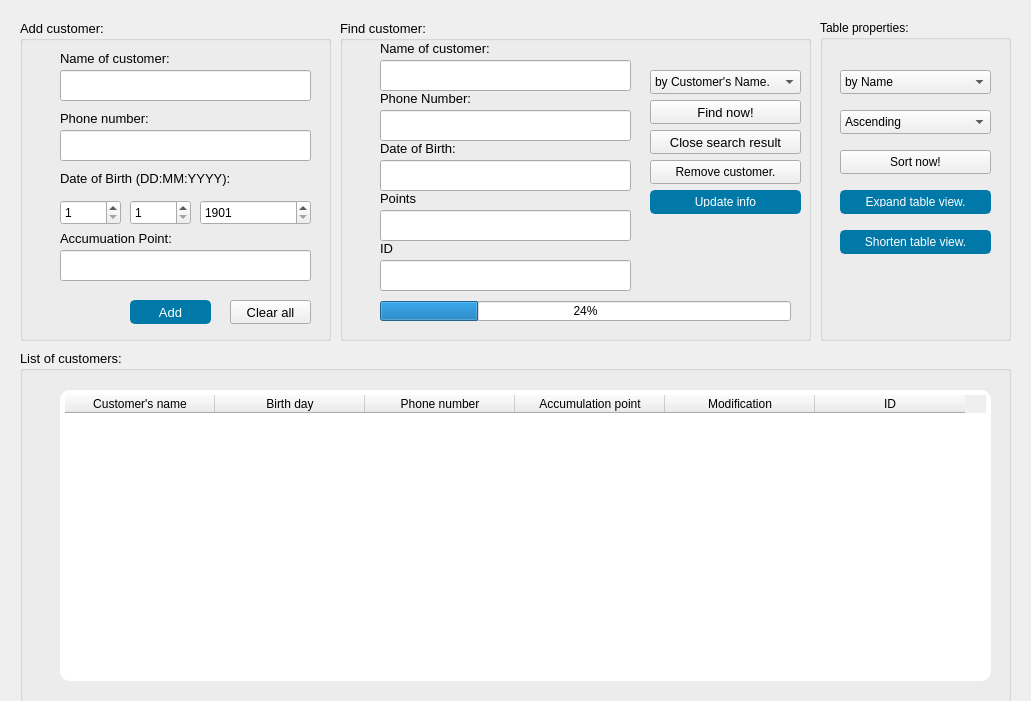
  <widget class="QWidget" name="centralwidget" native="true">
   <property name="geometry">
    <rect>
     <x>-10</x>
     <y>9</y>
     <width>1031</width>
     <height>701</height>
    </rect>
   </property>
   <property name="styleSheet">
    <string notr="true">QPushButton#pushButton {
                   background-color: #0078A8; 
                    color: white;
                    border: 2px solid #0078A8; 
                   border-radius: 5px; 
                   padding: 5px 10px;
                   font-weight: bolder;
                   }
QPushButton#pushButton_3 {
                   background-color: #0078A8; 
                    color: white;
                    border: 2px solid #0078A8; 
                   border-radius: 5px; 
                   padding: 5px 10px;
                   font-weight: bolder;
                   }

QPushButton#pushButton__LOAD_MORE {
                   background-color: #0078A8; 
                    color: white;
                    border: 2px solid #0078A8; 
                   border-radius: 5px; 
                   padding: 5px 10px;
                   font-weight: bolder;
                   }
QPushButton#pushButton_2{
                   background-color: #0078A8; 
                    color: white;
                    border: 2px solid #0078A8; 
                   border-radius: 5px; 
                   padding: 5px 10px;
                   font-weight: bolder;
font-weight: bolder;
                   }
QPushButton#pushButtonUpdateInfo{
                   background-color: #0078A8; 
                    color: white;
                    border: 2px solid #0078A8; 
                   border-radius: 5px; 
                   padding: 5px 10px;
                   font-weight: bolder;
font-weight: bolder;
                   }
QLineEdit#txtSearchID{
background-color:rgba(255, 255, 255, 1); /* Đặt màu nền là trắng */
    border-radius: 5px; /* Bo góc */
    padding: 5px; /* Đặt đệm */
    color: #000000; /* Đặt màu văn bản là màu đen */
}
QLineEdit#txtID{
background-color:rgba(255, 255, 255, 1); /* Đặt màu nền là trắng */
    border-radius: 5px; /* Bo góc */
    padding: 5px; /* Đặt đệm */
    color: #000000; /* Đặt màu văn bản là màu đen */
}                 
QLineEdit#txtName{

background-color:rgba(255, 255, 255, 1); /* Đặt màu nền là trắng */
    border-radius: 5px; /* Bo góc */
    padding: 5px; /* Đặt đệm */
    color: #000000; /* Đặt màu văn bản là màu đen */
}      
QLineEdit#txtAmount{

background-color:rgba(255, 255, 255, 1); /* Đặt màu nền là trắng */
    border-radius: 5px; /* Bo góc */
    padding: 5px; /* Đặt đệm */
    color: #000000; /* Đặt màu văn bản là màu đen */

}      
QLineEdit#txtPrice{

background-color:rgba(255, 255, 255, 1); /* Đặt màu nền là trắng */
    border-radius: 5px; /* Bo góc */
    padding: 5px; /* Đặt đệm */
    color: #000000; /* Đặt màu văn bản là màu đen */
}    
QLineEdit#txtUpdateAmount{

background-color:rgba(255, 255, 255, 1); /* Đặt màu nền là trắng */
    border-radius: 5px; /* Bo góc */
    padding: 5px; /* Đặt đệm */
    color: #000000; /* Đặt màu văn bản là màu đen */
}    
QLineEdit#txtSearch
{

background-color:rgba(255, 255, 255, 1); /* Đặt màu nền là trắng */
    border-radius: 5px; /* Bo góc */
    padding: 5px; /* Đặt đệm */
    color: #000000; /* Đặt màu văn bản là màu đen */
}   
QDialog#my_customer
{
   background-color: #87CEFA; /* Đặt màu nền 8472FF là trắng */
    color: #000000; /* Đặt màu văn bản là màu đen */
}  
QTableWidget#tableWidget
{

   background-color:rgba(255, 255, 255, 1); /* Đặt màu nền là trắng */
    border-radius: 10px; /* Bo góc */
    padding: 5px; /* Đặt đệm */
    color: #000000; /* Đặt màu văn bản là màu đen */
}  </string>
   </property>
   <widget class="QGroupBox" name="groupBox_ADD_CUS">
    <property name="geometry">
     <rect>
      <x>20</x>
      <y>20</y>
      <width>311</width>
      <height>321</height>
     </rect>
    </property>
    <property name="font">
     <font>
      <family>Arial</family>
      <pointsize>10</pointsize>
      <italic>false</italic>
      <bold>false</bold>
      <underline>false</underline>
      <strikeout>false</strikeout>
      <kerning>true</kerning>
     </font>
    </property>
    <property name="title">
     <string>Add customer:</string>
    </property>
    <property name="flat">
     <bool>false</bool>
    </property>
    <property name="checkable">
     <bool>false</bool>
    </property>
    <widget class="QLabel" name="label">
     <property name="geometry">
      <rect>
       <x>40</x>
       <y>30</y>
       <width>119</width>
       <height>16</height>
      </rect>
     </property>
     <property name="font">
      <font>
       <family>Arial</family>
       <pointsize>10</pointsize>
       <italic>false</italic>
       <bold>false</bold>
       <underline>false</underline>
       <strikeout>false</strikeout>
       <kerning>true</kerning>
      </font>
     </property>
     <property name="text">
      <string>Name of customer:</string>
     </property>
     <property name="scaledContents">
      <bool>false</bool>
     </property>
     <property name="wordWrap">
      <bool>false</bool>
     </property>
    </widget>
    <widget class="QLabel" name="label_2">
     <property name="geometry">
      <rect>
       <x>40</x>
       <y>90</y>
       <width>94</width>
       <height>16</height>
      </rect>
     </property>
     <property name="font">
      <font>
       <family>Arial</family>
       <pointsize>10</pointsize>
       <italic>false</italic>
       <bold>false</bold>
       <underline>false</underline>
       <strikeout>false</strikeout>
       <kerning>true</kerning>
      </font>
     </property>
     <property name="text">
      <string>Phone number:</string>
     </property>
    </widget>
    <widget class="QLabel" name="label_3">
     <property name="geometry">
      <rect>
       <x>40</x>
       <y>150</y>
       <width>181</width>
       <height>16</height>
      </rect>
     </property>
     <property name="font">
      <font>
       <family>Arial</family>
       <pointsize>10</pointsize>
       <italic>false</italic>
       <bold>false</bold>
       <underline>false</underline>
       <strikeout>false</strikeout>
       <kerning>true</kerning>
      </font>
     </property>
     <property name="text">
      <string>Date of Birth (DD:MM:YYYY):</string>
     </property>
    </widget>
    <widget class="QPushButton" name="pushButtonADD">
     <property name="geometry">
      <rect>
       <x>110</x>
       <y>280</y>
       <width>81</width>
       <height>24</height>
      </rect>
     </property>
     <property name="font">
      <font>
       <family>Arial</family>
       <pointsize>10</pointsize>
       <italic>false</italic>
       <bold>false</bold>
       <underline>false</underline>
       <strikeout>false</strikeout>
       <kerning>true</kerning>
      </font>
     </property>
     <property name="styleSheet">
      <string notr="true">
QPushButton#pushButton_RM_MOD {
                   background-color: #ff0000; 
                    color: white;
                    border: 2px solid #ff0000; 
                   border-radius: 5px; 
                   padding: 5px 10px;
                   font-weight: bolder;
                   }
QPushButton#pushButtonADD {
                   background-color: #0078A8; 
                    color: white;
                    border: 2px solid #0078A8; 
                   border-radius: 5px; 
                   padding: 5px 10px;
                   font-weight: bolder;
                   }
QPushButton#pushButtonCancel {
                   background-color: #0078A8; 
                    color: white;
                    border: 2px solid #0078A8; 
                   border-radius: 5px; 
                   padding: 5px 10px;
                   font-weight: bolder;
                   }
QPushButton#pushButton_CLOSE_SEARCH_RES{
                   background-color: #0078A8; 
                    color: white;
                    border: 2px solid #0078A8; 
                   border-radius: 5px; 
                   padding: 5px 10px;
                   font-weight: bolder;
font-weight: bolder;
                   }
QPushButton#pushButton_FIND{
                   background-color: #0078A8; 
                    color: white;
                    border: 2px solid #0078A8; 
                   border-radius: 5px; 
                   padding: 5px 10px;
                   font-weight: bolder;
font-weight: bolder;
                   }
QPushButton#pushButton__SORT{
                   background-color: #0078A8; 
                    color: white;
                    border: 2px solid #0078A8; 
                   border-radius: 5px; 
                   padding: 5px 10px;
                   font-weight: bolder;
font-weight: bolder;
                   }
QPushButton#pushButtonUpdateInfo{
                   background-color: #0078A8; 
                    color: white;
                    border: 2px solid #0078A8; 
                   border-radius: 5px; 
                   padding: 5px 10px;
                   font-weight: bolder;
font-weight: bolder;
                   }
QLineEdit#lineEdit_NAME_ADD{
background-color:rgba(255, 255, 255, 1); /* Đặt màu nền là trắng */
    border-radius: 5px; /* Bo góc */
    padding: 5px; /* Đặt đệm */
    color: #000000; /* Đặt màu văn bản là màu đen */
}
QLineEdit#lineEdit_NUMPHONE_ADD{
background-color:rgba(255, 255, 255, 1); /* Đặt màu nền là trắng */
    border-radius: 5px; /* Bo góc */
    padding: 5px; /* Đặt đệm */
    color: #000000; /* Đặt màu văn bản là màu đen */
}                 
QLineEdit#lineEdit_POINT_ADD{

background-color:rgba(255, 255, 255, 1); /* Đặt màu nền là trắng */
    border-radius: 5px; /* Bo góc */
    padding: 5px; /* Đặt đệm */
    color: #000000; /* Đặt màu văn bản là màu đen */
}      
QLineEdit#lineEdit_DOB_FIND{

background-color:rgba(255, 255, 255, 1); /* Đặt màu nền là trắng */
    border-radius: 5px; /* Bo góc */
    padding: 5px; /* Đặt đệm */
    color: #000000; /* Đặt màu văn bản là màu đen */

}      
QLineEdit#lineEdit_ID_FIND{

background-color:rgba(255, 255, 255, 1); /* Đặt màu nền là trắng */
    border-radius: 5px; /* Bo góc */
    padding: 5px; /* Đặt đệm */
    color: #000000; /* Đặt màu văn bản là màu đen */
}    
QLineEdit#lineEdit_NAME_FIND{

background-color:rgba(255, 255, 255, 1); /* Đặt màu nền là trắng */
    border-radius: 5px; /* Bo góc */
    padding: 5px; /* Đặt đệm */
    color: #000000; /* Đặt màu văn bản là màu đen */
}    
QLineEdit#lineEdit_NUMPHONE_FIND
{

background-color:rgba(255, 255, 255, 1); /* Đặt màu nền là trắng */
    border-radius: 5px; /* Bo góc */
    padding: 5px; /* Đặt đệm */
    color: #000000; /* Đặt màu văn bản là màu đen */
}   
QLineEdit#lineEdit_POINT_FIND
{

background-color:rgba(255, 255, 255, 1); /* Đặt màu nền là trắng */
    border-radius: 5px; /* Bo góc */
    padding: 5px; /* Đặt đệm */
    color: #000000; /* Đặt màu văn bản là màu đen */
}   

QTableWidget#tableWidget
{

   background-color: rgba(255, 255, 255, 1); /* Đặt màu nền là trắng */
    border-radius: 10px; /* Bo góc */
    padding: 5px; /* Đặt đệm */
    color: #000000; /* Đặt màu văn bản là màu đen */
}  </string>
     </property>
     <property name="text">
      <string>Add</string>
     </property>
    </widget>
    <widget class="QPushButton" name="pushButtonCancel">
     <property name="geometry">
      <rect>
       <x>210</x>
       <y>280</y>
       <width>81</width>
       <height>24</height>
      </rect>
     </property>
     <property name="font">
      <font>
       <family>Arial</family>
       <pointsize>10</pointsize>
       <italic>false</italic>
       <bold>false</bold>
       <underline>false</underline>
       <strikeout>false</strikeout>
       <kerning>true</kerning>
      </font>
     </property>
     <property name="text">
      <string>Clear all</string>
     </property>
    </widget>
    <widget class="QLabel" name="label_5">
     <property name="geometry">
      <rect>
       <x>40</x>
       <y>210</y>
       <width>131</width>
       <height>16</height>
      </rect>
     </property>
     <property name="font">
      <font>
       <family>Arial</family>
       <pointsize>10</pointsize>
       <italic>false</italic>
       <bold>false</bold>
       <underline>false</underline>
       <strikeout>false</strikeout>
       <kerning>true</kerning>
      </font>
     </property>
     <property name="text">
      <string>Accumuation Point:</string>
     </property>
    </widget>
    <widget class="QLineEdit" name="lineEdit_NAME_ADD">
     <property name="geometry">
      <rect>
       <x>40</x>
       <y>50</y>
       <width>251</width>
       <height>31</height>
      </rect>
     </property>
    </widget>
    <widget class="QLineEdit" name="lineEdit_NUMPHONE_ADD">
     <property name="geometry">
      <rect>
       <x>40</x>
       <y>110</y>
       <width>251</width>
       <height>31</height>
      </rect>
     </property>
    </widget>
    <widget class="QLineEdit" name="lineEdit_POINT_ADD">
     <property name="geometry">
      <rect>
       <x>40</x>
       <y>230</y>
       <width>251</width>
       <height>31</height>
      </rect>
     </property>
    </widget>
    <widget class="QSpinBox" name="spinBox_DAY_ADD">
     <property name="geometry">
      <rect>
       <x>40</x>
       <y>180</y>
       <width>61</width>
       <height>25</height>
      </rect>
     </property>
     <property name="minimum">
      <number>1</number>
     </property>
     <property name="maximum">
      <number>31</number>
     </property>
    </widget>
    <widget class="QSpinBox" name="spinBox_MONTH_ADD">
     <property name="geometry">
      <rect>
       <x>110</x>
       <y>180</y>
       <width>61</width>
       <height>25</height>
      </rect>
     </property>
     <property name="minimum">
      <number>1</number>
     </property>
     <property name="maximum">
      <number>12</number>
     </property>
    </widget>
    <widget class="QSpinBox" name="spinBox_YEAR_ADD">
     <property name="geometry">
      <rect>
       <x>180</x>
       <y>180</y>
       <width>111</width>
       <height>25</height>
      </rect>
     </property>
     <property name="minimum">
      <number>1901</number>
     </property>
     <property name="maximum">
      <number>2101</number>
     </property>
    </widget>
    <zorder>label</zorder>
    <zorder>label_2</zorder>
    <zorder>label_3</zorder>
    <zorder>pushButtonADD</zorder>
    <zorder>label_5</zorder>
    <zorder>lineEdit_NAME_ADD</zorder>
    <zorder>lineEdit_NUMPHONE_ADD</zorder>
    <zorder>lineEdit_POINT_ADD</zorder>
    <zorder>spinBox_DAY_ADD</zorder>
    <zorder>spinBox_MONTH_ADD</zorder>
    <zorder>spinBox_YEAR_ADD</zorder>
    <zorder>pushButtonCancel</zorder>
   </widget>
   <widget class="QGroupBox" name="groupBox_FIND_CUS">
    <property name="geometry">
     <rect>
      <x>340</x>
      <y>20</y>
      <width>471</width>
      <height>321</height>
     </rect>
    </property>
    <property name="font">
     <font>
      <family>Arial</family>
      <pointsize>10</pointsize>
      <bold>false</bold>
      <underline>false</underline>
     </font>
    </property>
    <property name="title">
     <string>Find customer:</string>
    </property>
    <widget class="QLabel" name="label_4">
     <property name="geometry">
      <rect>
       <x>40</x>
       <y>70</y>
       <width>201</width>
       <height>16</height>
      </rect>
     </property>
     <property name="font">
      <font>
       <family>Arial</family>
       <pointsize>10</pointsize>
       <bold>false</bold>
       <underline>false</underline>
      </font>
     </property>
     <property name="text">
      <string>Phone Number:</string>
     </property>
    </widget>
    <widget class="QLabel" name="label_10">
     <property name="geometry">
      <rect>
       <x>40</x>
       <y>20</y>
       <width>201</width>
       <height>16</height>
      </rect>
     </property>
     <property name="font">
      <font>
       <family>Arial</family>
       <pointsize>10</pointsize>
       <bold>false</bold>
       <underline>false</underline>
      </font>
     </property>
     <property name="text">
      <string>Name of customer:</string>
     </property>
    </widget>
    <widget class="QLabel" name="label_11">
     <property name="geometry">
      <rect>
       <x>40</x>
       <y>120</y>
       <width>131</width>
       <height>16</height>
      </rect>
     </property>
     <property name="font">
      <font>
       <family>Arial</family>
       <pointsize>10</pointsize>
       <italic>false</italic>
       <bold>false</bold>
       <underline>false</underline>
       <strikeout>false</strikeout>
       <kerning>true</kerning>
      </font>
     </property>
     <property name="text">
      <string>Date of Birth:</string>
     </property>
    </widget>
    <widget class="QPushButton" name="pushButton_FIND">
     <property name="geometry">
      <rect>
       <x>310</x>
       <y>80</y>
       <width>151</width>
       <height>24</height>
      </rect>
     </property>
     <property name="font">
      <font>
       <family>Arial</family>
       <pointsize>10</pointsize>
       <bold>false</bold>
       <underline>false</underline>
      </font>
     </property>
     <property name="text">
      <string>Find now!</string>
     </property>
    </widget>
    <widget class="QLineEdit" name="lineEdit_NAME_FIND">
     <property name="geometry">
      <rect>
       <x>40</x>
       <y>40</y>
       <width>251</width>
       <height>31</height>
      </rect>
     </property>
    </widget>
    <widget class="QLineEdit" name="lineEdit_NUMPHONE_FIND">
     <property name="geometry">
      <rect>
       <x>40</x>
       <y>90</y>
       <width>251</width>
       <height>31</height>
      </rect>
     </property>
    </widget>
    <widget class="QLineEdit" name="lineEdit_DOB_FIND">
     <property name="geometry">
      <rect>
       <x>40</x>
       <y>140</y>
       <width>251</width>
       <height>31</height>
      </rect>
     </property>
    </widget>
    <widget class="QComboBox" name="comboBox">
     <property name="geometry">
      <rect>
       <x>310</x>
       <y>50</y>
       <width>151</width>
       <height>24</height>
      </rect>
     </property>
     <item>
      <property name="text">
       <string>by Customer's Name.</string>
      </property>
     </item>
     <item>
      <property name="text">
       <string>by Phone Number.</string>
      </property>
     </item>
     <item>
      <property name="text">
       <string>by Accumulations Point.</string>
      </property>
     </item>
     <item>
      <property name="text">
       <string>by Date modificacion.</string>
      </property>
     </item>
     <item>
      <property name="text">
       <string>by Month of birth.</string>
      </property>
     </item>
     <item>
      <property name="text">
       <string>by Day of birth.</string>
      </property>
     </item>
    </widget>
    <widget class="QPushButton" name="pushButton_CLOSE_SEARCH_RES">
     <property name="geometry">
      <rect>
       <x>310</x>
       <y>110</y>
       <width>151</width>
       <height>24</height>
      </rect>
     </property>
     <property name="font">
      <font>
       <family>Arial</family>
       <pointsize>10</pointsize>
       <bold>false</bold>
       <underline>false</underline>
      </font>
     </property>
     <property name="text">
      <string>Close search result</string>
     </property>
    </widget>
    <widget class="QProgressBar" name="progressBar_FIND">
     <property name="geometry">
      <rect>
       <x>40</x>
       <y>281</y>
       <width>411</width>
       <height>20</height>
      </rect>
     </property>
     <property name="value">
      <number>24</number>
     </property>
    </widget>
    <widget class="QLabel" name="label_12">
     <property name="geometry">
      <rect>
       <x>40</x>
       <y>170</y>
       <width>131</width>
       <height>16</height>
      </rect>
     </property>
     <property name="font">
      <font>
       <family>Arial</family>
       <pointsize>10</pointsize>
       <italic>false</italic>
       <bold>false</bold>
       <underline>false</underline>
       <strikeout>false</strikeout>
       <kerning>true</kerning>
      </font>
     </property>
     <property name="text">
      <string>Points</string>
     </property>
    </widget>
    <widget class="QLineEdit" name="lineEdit_POINT_FIND">
     <property name="geometry">
      <rect>
       <x>40</x>
       <y>190</y>
       <width>251</width>
       <height>31</height>
      </rect>
     </property>
    </widget>
    <widget class="QLabel" name="label_13">
     <property name="geometry">
      <rect>
       <x>40</x>
       <y>220</y>
       <width>131</width>
       <height>16</height>
      </rect>
     </property>
     <property name="font">
      <font>
       <family>Arial</family>
       <pointsize>10</pointsize>
       <italic>false</italic>
       <bold>false</bold>
       <underline>false</underline>
       <strikeout>false</strikeout>
       <kerning>true</kerning>
      </font>
     </property>
     <property name="text">
      <string>ID</string>
     </property>
    </widget>
    <widget class="QLineEdit" name="lineEdit_ID_FIND">
     <property name="geometry">
      <rect>
       <x>40</x>
       <y>240</y>
       <width>251</width>
       <height>31</height>
      </rect>
     </property>
    </widget>
    <widget class="QPushButton" name="pushButton_RM_MOD">
     <property name="geometry">
      <rect>
       <x>310</x>
       <y>140</y>
       <width>151</width>
       <height>24</height>
      </rect>
     </property>
     <property name="text">
      <string>Remove customer.</string>
     </property>
    </widget>
    <widget class="QPushButton" name="pushButtonUpdateInfo">
     <property name="geometry">
      <rect>
       <x>310</x>
       <y>170</y>
       <width>151</width>
       <height>24</height>
      </rect>
     </property>
     <property name="styleSheet">
      <string notr="true">
QPushButton#pushButton_RM_MOD {
                   background-color: #ff0000; 
                    color: white;
                    border: 2px solid #66BFBF; 
                   border-radius: 5px; 
                   padding: 5px 10px;
                   font-weight: bolder;
                   }
QPushButton#pushButtonADD {
                   background-color: #0078A8; 
                    color: white;
                    border: 2px solid #0078A8; 
                   border-radius: 5px; 
                   padding: 5px 10px;
                   font-weight: bolder;
                   }
QPushButton#pushButtonCancel {
                   background-color: #0078A8; 
                    color: white;
                    border: 2px solid #0078A8; 
                   border-radius: 5px; 
                   padding: 5px 10px;
                   font-weight: bolder;
                   }
QPushButton#pushButton_CLOSE_SEARCH_RES{
                   background-color: #0078A8; 
                    color: white;
                    border: 2px solid #0078A8; 
                   border-radius: 5px; 
                   padding: 5px 10px;
                   font-weight: bolder;
font-weight: bolder;
                   }
QPushButton#pushButton_FIND{
                   background-color: #0078A8; 
                    color: white;
                    border: 2px solid #0078A8; 
                   border-radius: 5px; 
                   padding: 5px 10px;
                   font-weight: bolder;
font-weight: bolder;
                   }
QPushButton#pushButton__SORT{
                   background-color: #0078A8; 
                    color: white;
                    border: 2px solid #0078A8; 
                   border-radius: 5px; 
                   padding: 5px 10px;
                   font-weight: bolder;
font-weight: bolder;
                   }
QPushButton#pushButtonUpdateInfo{
                   background-color: #0078A8; 
                    color: white;
                    border: 2px solid #0078A8; 
                   border-radius: 5px; 
                   padding: 5px 10px;
                   font-weight: bolder;
font-weight: bolder;
                   }
QLineEdit#lineEdit_NAME_ADD{
background-color:rgba(255, 255, 255, 1); /* Đặt màu nền là trắng */
    border-radius: 5px; /* Bo góc */
    padding: 5px; /* Đặt đệm */
    color: #000000; /* Đặt màu văn bản là màu đen */
}
QLineEdit#lineEdit_NUMPHONE_ADD{
background-color:rgba(255, 255, 255, 1); /* Đặt màu nền là trắng */
    border-radius: 5px; /* Bo góc */
    padding: 5px; /* Đặt đệm */
    color: #000000; /* Đặt màu văn bản là màu đen */
}                 
QLineEdit#lineEdit_POINT_ADD{

background-color:rgba(255, 255, 255, 1); /* Đặt màu nền là trắng */
    border-radius: 5px; /* Bo góc */
    padding: 5px; /* Đặt đệm */
    color: #000000; /* Đặt màu văn bản là màu đen */
}      
QLineEdit#lineEdit_DOB_FIND{

background-color:rgba(255, 255, 255, 1); /* Đặt màu nền là trắng */
    border-radius: 5px; /* Bo góc */
    padding: 5px; /* Đặt đệm */
    color: #000000; /* Đặt màu văn bản là màu đen */

}      
QLineEdit#lineEdit_ID_FIND{

background-color:rgba(255, 255, 255, 1); /* Đặt màu nền là trắng */
    border-radius: 5px; /* Bo góc */
    padding: 5px; /* Đặt đệm */
    color: #000000; /* Đặt màu văn bản là màu đen */
}    
QLineEdit#lineEdit_NAME_FIND{

background-color:rgba(255, 255, 255, 1); /* Đặt màu nền là trắng */
    border-radius: 5px; /* Bo góc */
    padding: 5px; /* Đặt đệm */
    color: #000000; /* Đặt màu văn bản là màu đen */
}    
QLineEdit#lineEdit_NUMPHONE_FIND
{

background-color:rgba(255, 255, 255, 1); /* Đặt màu nền là trắng */
    border-radius: 5px; /* Bo góc */
    padding: 5px; /* Đặt đệm */
    color: #000000; /* Đặt màu văn bản là màu đen */
}   
QLineEdit#lineEdit_POINT_FIND
{

background-color:rgba(255, 255, 255, 1); /* Đặt màu nền là trắng */
    border-radius: 5px; /* Bo góc */
    padding: 5px; /* Đặt đệm */
    color: #000000; /* Đặt màu văn bản là màu đen */
}   

QTableWidget#tableWidget
{

   background-color:rgba(255, 255, 255, 1); /* Đặt màu nền là trắng */
    border-radius: 10px; /* Bo góc */
    padding: 5px; /* Đặt đệm */
    color: #000000; /* Đặt màu văn bản là màu đen */
}  </string>
     </property>
     <property name="text">
      <string>Update info</string>
     </property>
    </widget>
   </widget>
   <widget class="QGroupBox" name="groupBox_VIEWTABLE">
    <property name="geometry">
     <rect>
      <x>20</x>
      <y>350</y>
      <width>991</width>
      <height>411</height>
     </rect>
    </property>
    <property name="font">
     <font>
      <family>Arial</family>
      <pointsize>10</pointsize>
      <bold>false</bold>
      <underline>false</underline>
      <kerning>false</kerning>
     </font>
    </property>
    <property name="mouseTracking">
     <bool>false</bool>
    </property>
    <property name="tabletTracking">
     <bool>true</bool>
    </property>
    <property name="autoFillBackground">
     <bool>false</bool>
    </property>
    <property name="title">
     <string>List of customers:</string>
    </property>
    <widget class="QTableWidget" name="tableWidget">
     <property name="enabled">
      <bool>true</bool>
     </property>
     <property name="geometry">
      <rect>
       <x>40</x>
       <y>40</y>
       <width>931</width>
       <height>291</height>
      </rect>
     </property>
     <property name="font">
      <font>
       <family>Arial</family>
       <pointsize>10</pointsize>
       <bold>false</bold>
       <underline>false</underline>
       <kerning>false</kerning>
      </font>
     </property>
     <property name="cursor" stdset="0">
      <cursorShape>IBeamCursor</cursorShape>
     </property>
     <property name="editTriggers">
      <set>QAbstractItemView::NoEditTriggers</set>
     </property>
     <property name="sortingEnabled">
      <bool>false</bool>
     </property>
     <attribute name="horizontalHeaderDefaultSectionSize">
      <number>150</number>
     </attribute>
     <column>
      <property name="text">
       <string>Customer's name</string>
      </property>
     </column>
     <column>
      <property name="text">
       <string>Birth day</string>
      </property>
     </column>
     <column>
      <property name="text">
       <string>Phone number</string>
      </property>
     </column>
     <column>
      <property name="text">
       <string>Accumulation point</string>
      </property>
     </column>
     <column>
      <property name="text">
       <string>Modification</string>
      </property>
     </column>
     <column>
      <property name="text">
       <string>ID</string>
      </property>
     </column>
    </widget>
   </widget>
   <widget class="QGroupBox" name="groupBox_SORT">
    <property name="geometry">
     <rect>
      <x>820</x>
      <y>20</y>
      <width>191</width>
      <height>321</height>
     </rect>
    </property>
    <property name="title">
     <string>Table properties:</string>
    </property>
    <widget class="QComboBox" name="comboBox_OPTION_SORT">
     <property name="geometry">
      <rect>
       <x>20</x>
       <y>90</y>
       <width>151</width>
       <height>24</height>
      </rect>
     </property>
     <item>
      <property name="text">
       <string>Ascending</string>
      </property>
     </item>
     <item>
      <property name="text">
       <string>Descending</string>
      </property>
     </item>
    </widget>
    <widget class="QComboBox" name="comboBox_KEY__SORT">
     <property name="geometry">
      <rect>
       <x>20</x>
       <y>50</y>
       <width>151</width>
       <height>24</height>
      </rect>
     </property>
     <item>
      <property name="text">
       <string>by Name</string>
      </property>
     </item>
     <item>
      <property name="text">
       <string>by Accumulation Point</string>
      </property>
     </item>
     <item>
      <property name="text">
       <string>by Month of Birth</string>
      </property>
     </item>
     <item>
      <property name="text">
       <string>by Modification</string>
      </property>
     </item>
    </widget>
    <widget class="QPushButton" name="pushButton__SORT">
     <property name="geometry">
      <rect>
       <x>20</x>
       <y>130</y>
       <width>151</width>
       <height>24</height>
      </rect>
     </property>
     <property name="text">
      <string>Sort now!</string>
     </property>
    </widget>
    <widget class="QPushButton" name="pushButton__LOAD_MORE">
     <property name="geometry">
      <rect>
       <x>20</x>
       <y>170</y>
       <width>151</width>
       <height>24</height>
      </rect>
     </property>
     <property name="styleSheet">
      <string notr="true">QPushButton#pushButton__LOAD_MORE {
                   background-color: #0078A8; 
                    color: white;
                    border: 2px solid #0078A8; 
                   border-radius: 5px; 
                   padding: 5px 10px;
                   font-weight: bolder;
                   }</string>
     </property>
     <property name="text">
      <string>Expand table view.</string>
     </property>
    </widget>
    <widget class="QPushButton" name="pushButton__LOAD_LESS">
     <property name="geometry">
      <rect>
       <x>20</x>
       <y>210</y>
       <width>151</width>
       <height>24</height>
      </rect>
     </property>
     <property name="styleSheet">
      <string notr="true">QPushButton#pushButton__LOAD_LESS {
                   background-color: #0078A8; 
                    color: white;
                    border: 2px solid #0078A8; 
                   border-radius: 5px; 
                   padding: 5px 10px;
                   font-weight: bolder;
                   }</string>
     </property>
     <property name="text">
      <string>Shorten table view.</string>
     </property>
    </widget>
   </widget>
   <zorder>groupBox_VIEWTABLE</zorder>
   <zorder>groupBox_FIND_CUS</zorder>
   <zorder>groupBox_ADD_CUS</zorder>
   <zorder>groupBox_SORT</zorder>
  </widget>
